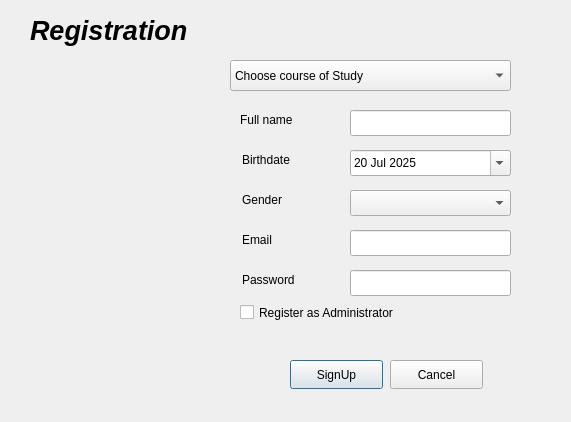
<?xml version="1.0" encoding="UTF-8"?>
<ui version="4.0">
 <class>registration_Dialog</class>
 <widget class="QDialog" name="registration_Dialog">
  <property name="geometry">
   <rect>
    <x>0</x>
    <y>0</y>
    <width>571</width>
    <height>422</height>
   </rect>
  </property>
  <property name="windowTitle">
   <string>Dialog</string>
  </property>
  <widget class="QWidget" name="widget" native="true">
   <property name="geometry">
    <rect>
     <x>220</x>
     <y>40</y>
     <width>331</width>
     <height>291</height>
    </rect>
   </property>
   <widget class="QComboBox" name="comboBox_courses">
    <property name="geometry">
     <rect>
      <x>10</x>
      <y>20</y>
      <width>281</width>
      <height>31</height>
     </rect>
    </property>
    <property name="sizePolicy">
     <sizepolicy hsizetype="Preferred" vsizetype="Fixed">
      <horstretch>0</horstretch>
      <verstretch>4</verstretch>
     </sizepolicy>
    </property>
    <item>
     <property name="text">
      <string>Choose course of Study</string>
     </property>
    </item>
   </widget>
   <widget class="QLabel" name="label_fullname">
    <property name="geometry">
     <rect>
      <x>20</x>
      <y>70</y>
      <width>81</width>
      <height>20</height>
     </rect>
    </property>
    <property name="text">
     <string>Full name</string>
    </property>
   </widget>
   <widget class="QLabel" name="label_birthdate">
    <property name="geometry">
     <rect>
      <x>22</x>
      <y>110</y>
      <width>71</width>
      <height>20</height>
     </rect>
    </property>
    <property name="text">
     <string>Birthdate</string>
    </property>
   </widget>
   <widget class="QLabel" name="label_gender">
    <property name="geometry">
     <rect>
      <x>22</x>
      <y>150</y>
      <width>71</width>
      <height>20</height>
     </rect>
    </property>
    <property name="text">
     <string>Gender</string>
    </property>
   </widget>
   <widget class="QLabel" name="label_email">
    <property name="geometry">
     <rect>
      <x>22</x>
      <y>190</y>
      <width>71</width>
      <height>20</height>
     </rect>
    </property>
    <property name="text">
     <string>Email</string>
    </property>
   </widget>
   <widget class="QLabel" name="label_password">
    <property name="geometry">
     <rect>
      <x>22</x>
      <y>230</y>
      <width>71</width>
      <height>20</height>
     </rect>
    </property>
    <property name="text">
     <string>Password</string>
    </property>
   </widget>
   <widget class="QLineEdit" name="lineEdit_fullname">
    <property name="geometry">
     <rect>
      <x>130</x>
      <y>70</y>
      <width>161</width>
      <height>26</height>
     </rect>
    </property>
   </widget>
   <widget class="QDateEdit" name="dateEdit_birthdate">
    <property name="geometry">
     <rect>
      <x>130</x>
      <y>110</y>
      <width>161</width>
      <height>26</height>
     </rect>
    </property>
    <property name="calendarPopup">
     <bool>true</bool>
    </property>
    <property name="date">
     <date>
      <year>2025</year>
      <month>7</month>
      <day>20</day>
     </date>
    </property>
   </widget>
   <widget class="QLineEdit" name="lineEdit_email">
    <property name="geometry">
     <rect>
      <x>130</x>
      <y>190</y>
      <width>161</width>
      <height>26</height>
     </rect>
    </property>
   </widget>
   <widget class="QLineEdit" name="lineEdit_password">
    <property name="geometry">
     <rect>
      <x>130</x>
      <y>230</y>
      <width>161</width>
      <height>26</height>
     </rect>
    </property>
    <property name="echoMode">
     <enum>QLineEdit::EchoMode::Password</enum>
    </property>
   </widget>
   <widget class="QComboBox" name="comboBox_gender">
    <property name="geometry">
     <rect>
      <x>130</x>
      <y>150</y>
      <width>161</width>
      <height>26</height>
     </rect>
    </property>
   </widget>
   <widget class="QCheckBox" name="checkBox_reg_as_admin">
    <property name="geometry">
     <rect>
      <x>20</x>
      <y>260</y>
      <width>161</width>
      <height>25</height>
     </rect>
    </property>
    <property name="text">
     <string>Register as Administrator</string>
    </property>
   </widget>
  </widget>
  <widget class="QLabel" name="label_registration">
   <property name="geometry">
    <rect>
     <x>30</x>
     <y>10</y>
     <width>171</width>
     <height>41</height>
    </rect>
   </property>
   <property name="font">
    <font>
     <pointsize>20</pointsize>
     <italic>true</italic>
     <bold>true</bold>
    </font>
   </property>
   <property name="text">
    <string>Registration</string>
   </property>
  </widget>
  <widget class="QPushButton" name="pushButton_signUp">
   <property name="geometry">
    <rect>
     <x>290</x>
     <y>360</y>
     <width>93</width>
     <height>29</height>
    </rect>
   </property>
   <property name="text">
    <string>SignUp</string>
   </property>
  </widget>
  <widget class="QPushButton" name="pushButton_cancel">
   <property name="geometry">
    <rect>
     <x>390</x>
     <y>360</y>
     <width>93</width>
     <height>29</height>
    </rect>
   </property>
   <property name="text">
    <string>Cancel</string>
   </property>
  </widget>
  <widget class="QLabel" name="label_registration_2">
   <property name="geometry">
    <rect>
     <x>50</x>
     <y>150</y>
     <width>151</width>
     <height>121</height>
    </rect>
   </property>
   <property name="styleSheet">
    <string notr="true">image: url(:/icons/documentation/logos/signIn.jpg);</string>
   </property>
   <property name="text">
    <string/>
   </property>
  </widget>
 </widget>
 <resources/>
 <connections/>
</ui>
